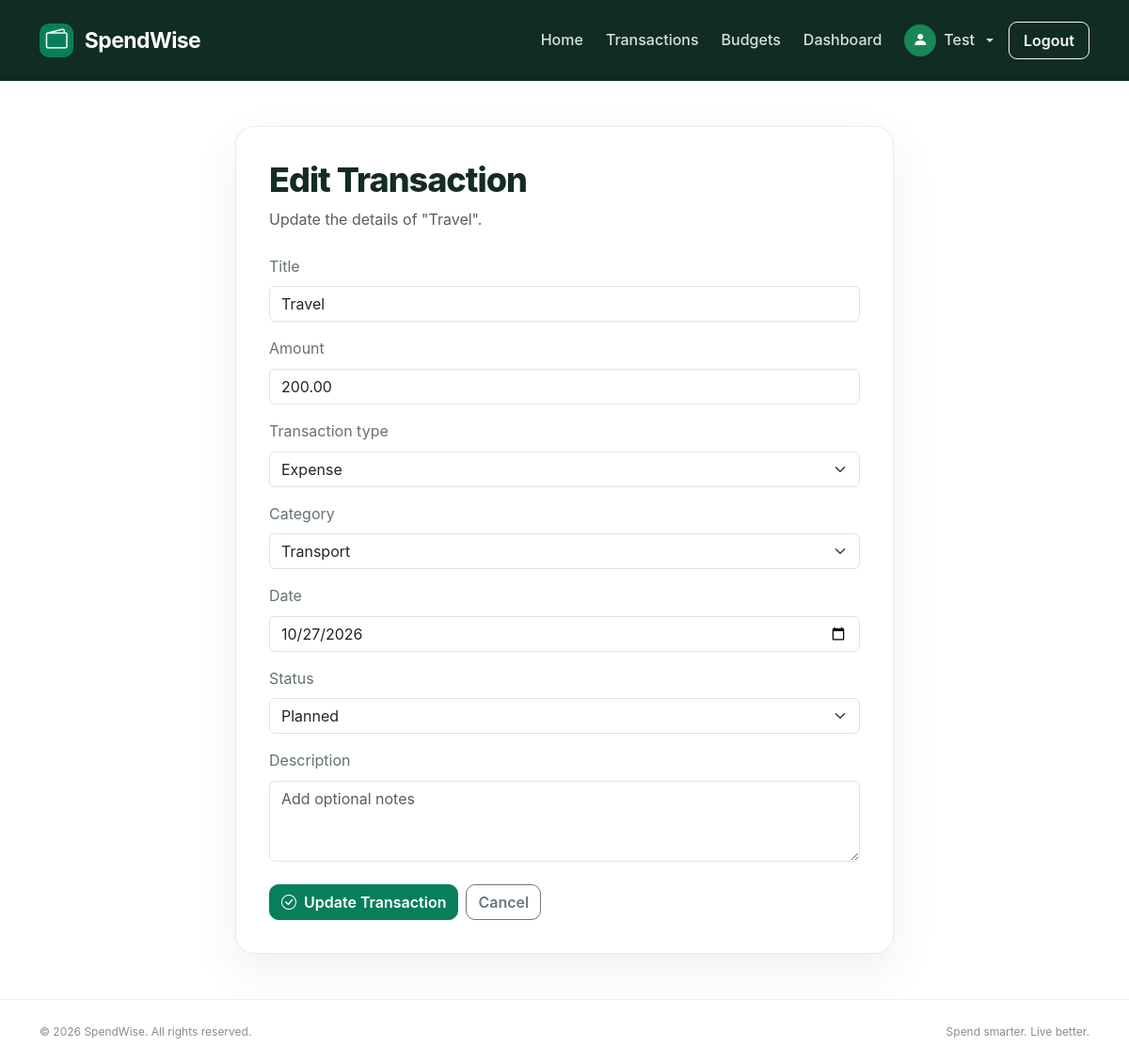
Page /transactions/23/edit/ (signed in) on the committed database.
### transactions/models.py (models this page shows, shortened)
class Transaction(models.Model):
    TRANSACTION_TYPES = [
        ('income', 'Income'),
        ('expense', 'Expense'),
    ]
    STATUS_CHOICES = [
        ('planned', 'Planned'),
        ('completed', 'Completed'),
    ]
    status = models.CharField(
        max_length=10,
        choices=STATUS_CHOICES,
        default='completed',
    )
    CATEGORY_CHOICES = [
        ('salary', 'Salary'),
        ('food', 'Food'),
        ('transport', 'Transport'),
        ('shopping', 'Shopping'),
        ('bills', 'Bills & Utilities'),
        ('health', 'Health'),
        ('education', 'Education'),
        ('entertainment', 'Entertainment'),
        ('grocery','Grocery'),
        ('other', 'Other'),
    ]
    user = models.ForeignKey(
        User,
        on_delete=models.CASCADE,
        related_name='transactions'
    )
    title = models.CharField(max_length=100)
    amount = models.DecimalField(
        max_digits=12,
        decimal_places=2,
        validators=[MinValueValidator(0.01)]
    )
    transaction_type = models.CharField(
        max_length=10,
        choices=TRANSACTION_TYPES
    )
    category = models.CharField(
        max_length=20,
        choices=CATEGORY_CHOICES,
        default='other'
    )
    date = models.DateField()
    description = models.TextField(blank=True)
    created_at = models.DateTimeField(auto_now_add=True)
    updated_at = models.DateTimeField(auto_now=True)
    class Meta:
        ordering = ['-date', '-created_at']

### transactions/views.py (the view)
# urls.py: path('<int:pk>/edit/', views.edit_transaction, name='edit_transaction'),
@login_required
def edit_transaction(request, pk):
    transaction = get_object_or_404(
        Transaction,
        pk=pk,
        user=request.user
    )
    old_category = transaction.category
    old_date = transaction.date
    old_type = transaction.transaction_type
    old_status = transaction.status
    if request.method == 'POST':
        form = TransactionForm(request.POST, instance=transaction)
        if form.is_valid():
            updated_transaction = form.save()
            if old_type == 'expense' and old_status == 'completed':
                check_budget_email_safely(
                    request.user,
                    old_category,
                    old_date
                )
            if (
                updated_transaction.transaction_type == 'expense'
                and updated_transaction.status == 'completed'
            ):
                check_budget_email_safely(
                    request.user,
                    updated_transaction.category,
                    updated_transaction.date
                )
            messages.success(
                request,
                'Transaction updated successfully.'
            )
            return redirect('transaction_list')
    else:
        form = TransactionForm(instance=transaction)
    return render(
        request,
        'transactions/edit_transaction.html',
        {
            'form': form,
            'transaction': transaction,
        }
    )

### templates/transactions/edit_transaction.html (shortened to what this page needs)
{% extends 'base.html' %}
{% block content %}
<section class="container py-5">
    <div class="transaction-form-card">
        <div class="mb-4">
            <h1>Edit Transaction</h1>
            <p class="text-muted">
                Update the details of "{{ transaction.title }}".
            </p>
        </div>
        <form method="POST">
            {% for field in form %}
                <div class="mb-3">
                    <label for="{{ field.id_for_label }}"
                           class="form-label">
                        {{ field.label }}
                    </label>
                    {{ field }}
                </div>
            {% endfor %}
            <div class="d-flex gap-2 mt-4">
                <button type="submit" class="btn btn-primary">
                    <i class="bi bi-check-circle me-1"></i>
                    Update Transaction
                </button>
                <a href="{% url 'transaction_list' %}"
                   class="btn btn-outline-secondary">
                    Cancel
                </a>
            </div>
        </form>
    </div>
</section>
{% endblock %}

### templates/base.html (shortened to what this page needs)
<!DOCTYPE html>
<html lang="en">
<head>
    {% load static %}
    <link href="https://cdn.jsdelivr.net/npm/bootstrap@5.3.3/dist/css/bootstrap.min.css" rel="stylesheet">
    <link href="https://cdn.jsdelivr.net/npm/bootstrap-icons@1.11.3/font/bootstrap-icons.css" rel="stylesheet">
    <link rel="stylesheet" href="{% static 'css/style.css' %}">
</head>
<body>
    <nav class="navbar navbar-expand-lg navbar-dark sw-navbar">
        <div class="container">
            <a class="navbar-brand fw-bold" href="{% url 'home' %}">
                <span class="brand-icon">
                    <i class="bi bi-wallet2"></i>
                </span>
                SpendWise
            </a>
            <div class="collapse navbar-collapse" id="mainNavbar">
                <ul class="navbar-nav ms-auto align-items-lg-center gap-lg-2">
                    <li class="nav-item">
                        <a class="nav-link" href="{% url 'home' %}">Home</a>
                    </li>
                    <li class="nav-item">
                        <a class="nav-link" href="{% url 'transaction_list' %}">
                            Transactions
                        </a>
                    </li>
                        {% if user.is_authenticated %}
                            <li class="nav-item">
                                <a class="nav-link" href="{% url 'budget_list' %}">
                                    Budgets
                                </a>
                            </li>
                            <li class="nav-item">
                                <a class="nav-link" href="{% url 'home' %}#">
                                    Dashboard
                                </a>
                            </li>
                            <li class="nav-item dropdown">
                                <a class="nav-link dropdown-toggle d-flex align-items-center gap-2"
                                href="#"
                                id="profileDropdown"
                                role="button"
                                data-bs-toggle="dropdown"
                                aria-expanded="false">
                                    <span class="rounded-circle bg-success d-inline-flex
                                                align-items-center justify-content-center"
                                        style="width: 34px; height: 34px;">
                                        <i class="bi bi-person-fill text-white"></i>
                                    </span>
                                    <span>{{ user.username }}</span>
                                </a>
                            </li>
                            <li class="nav-item">
                                <form method="post" action="{% url 'logout' %}">
                                    <button class="btn btn-outline-light nav-logout"
                                            type="submit">
                                        Logout
                                    </button>
                                </form>
                            </li>
                        {% endif %}
                </ul>
            </div>
        </div>
    </nav>
    <main>
        {% block content %}{% endblock %}
    </main>
    <footer class="sw-footer">
        <div class="container d-flex flex-column flex-md-row
                    justify-content-between align-items-center gap-2">
            <p class="mb-0">
                © {% now "Y" %} SpendWise. All rights reserved.
            </p>
            <p class="mb-0">Spend smarter. Live better.</p>
        </div>
    </footer>
</body>
</html>

### static/css/style.css (style rules this page uses)
:root { --sw-primary: #087f5b; --sw-primary-dark: #066749; --sw-primary-light: #e8f6ef; --sw-heading: #152b25; --sw-text: #64746d; --sw-background: #f7faf8; --sw-border: #e5ece8; --sw-white: #ffffff; }
* { box-sizing: border-box; }
body { margin: 0; background: var(--sw-white); color: var(--sw-text); font-family: "Inter", "Segoe UI", Arial, sans-serif; line-height: 1.6; }
a { text-decoration: none; }
h1, h2, h3, h4, h5, h6 { color: var(--sw-heading); font-weight: 700; }
p { color: var(--sw-text); }
main { min-height: 70vh; }
.btn { border-radius: 10px; font-weight: 600; transition: all 0.2s ease; }
.btn-primary { background: var(--sw-primary); border-color: var(--sw-primary); }
.sw-navbar { background: #102c23; padding: 17px 0; }
.navbar-brand { color: var(--sw-white); font-size: 23px; letter-spacing: -0.6px; }
.brand-icon { display: inline-flex; align-items: center; justify-content: center; width: 36px; height: 36px; margin-right: 7px; border-radius: 10px; background: var(--sw-primary); color: white; }
.sw-navbar .nav-link { padding: 9px 14px; color: #d7e4dd; font-weight: 500; }
.nav-logout { border-radius: 9px; padding: 7px 15px; }
.sw-footer { padding: 24px 0; border-top: 1px solid #e9efeb; background: white; }
.sw-footer p { color: #849188; font-size: 12px; }
.transaction-form-card { max-width: 700px; margin: 0 auto; padding: 35px; border: 1px solid var(--sw-border); border-radius: 20px; background: white; box-shadow: 0 18px 50px rgba(21, 54, 39, 0.07); }
.transaction-form-card h1, .transaction-list-section h1 { font-size: clamp(28px, 4vw, 36px); font-weight: 800; letter-spacing: -1px; }

### rows in the picture
Transaction: form "Travel" "200.00" "Expense" "Transport" "10/27/2026" "Planned"

### other values in the picture
{{ user.username }} "Test"
{{ field.label }} "Title" "Amount" "Transaction type" "Category" "Date" "Status" "Description"
